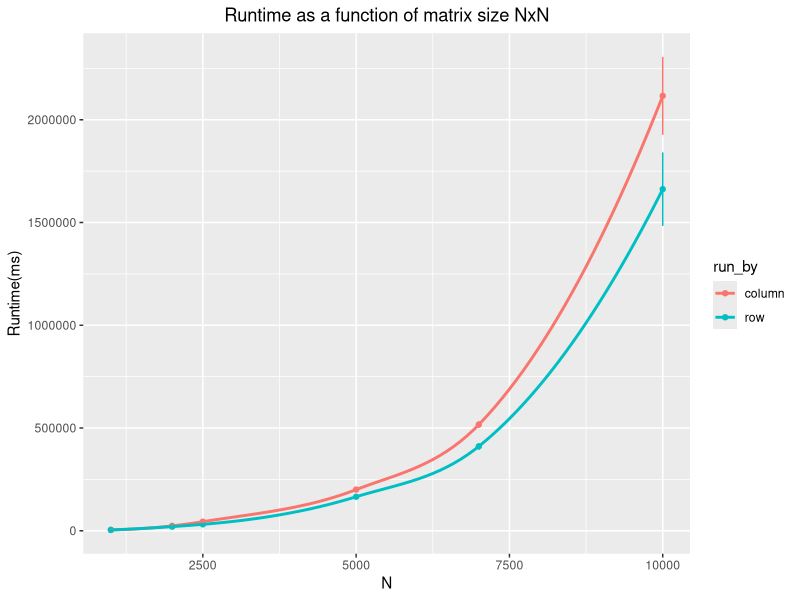
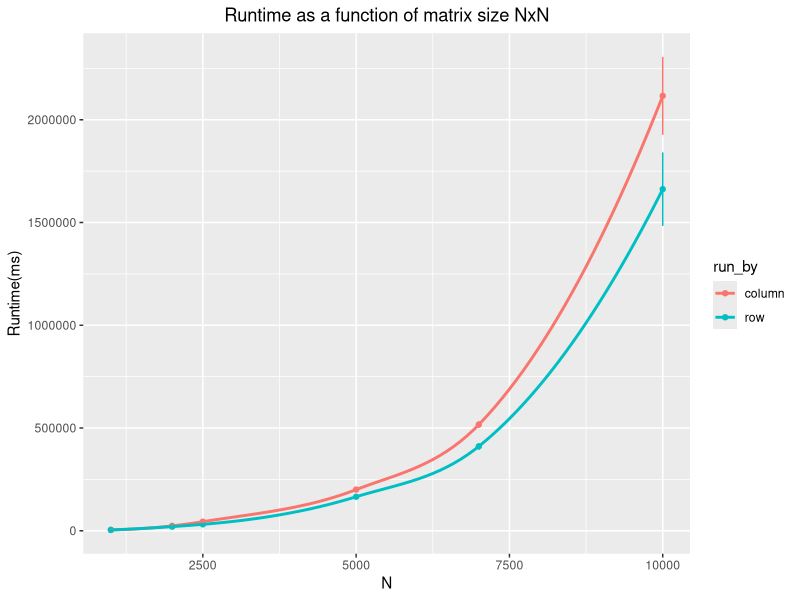

These figures' R source, in order:
setwd("D:/University of Trieste/project/Stream_benchemark_and_matrices_transpose")
library(tidyverse)
library(tibble)



largcol<-read.csv("result/large_col.csv", header = FALSE,sep=";") 
largcol%>%rename(Size=V1, Time=V2)-> largcol
largcol$Size<- as.numeric(largcol$Size)
largcol$Time<- as.numeric(largcol$Time)


largrow<-read.csv("result/large_row.csv", header = FALSE,sep=";") 
largrow%>%rename(Size=V1, Time=V2)-> largrow
largrow$Size<- as.numeric(largrow$Size)
largrow$Time<- as.numeric(largrow$Time)

largcol<-tibble(largcol)
largcol%>%group_by(Size)%>% 
  summarize(Walltime = mean(Time, ra.rm=TRUE), sd=sd(Time,na.rm = TRUE)) -> largcol

largrow<-tibble(largrow)
largrow %>%group_by(Size)%>% 
  summarize(Walltime = mean(Time, ra.rm=TRUE), sd=sd(Time,na.rm = TRUE)) -> largrow

n<-nrow(largcol)

coll = rep("column",n)
largcol<- mutate(largcol, run_by=coll)

n<-nrow(largrow)

coll = rep("row",n)
largrow<- mutate(largrow, run_by=coll)

view(largrow)

result <- rbind(largcol,largrow)
result$run_by<-as.factor(result$run_by)

p<-ggplot(result)+
  geom_point(mapping = aes(x=Size,y=Walltime, color=run_by))+
  geom_smooth(mapping = aes(x=Size,y=Walltime,color=run_by),se=FALSE) +
  labs(x="N", y= "Runtime(ms)", title = "Runtime as a function of matrix size NxN")+
  theme(plot.title = element_text(hjust = 0.5))+
  geom_errorbar(aes(x=Size, ymin=Walltime-sd, ymax=Walltime+sd,color=run_by), width=0.15,show.legend = TRUE)

p 
ggsave(p, filename = "plot/large.png")
